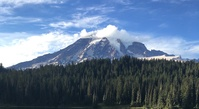
#> input picture images/mt-rainier.jpg, 199 x 109 px, shrunk from 700 x 382 before the run, found by its file name
$ python sepia_filter.py
#> lines starting #> are read from the running program, lines starting #| are printed output that depends on the picture
#> the answer given: images/mt-rainier.jpg
### simpleimage.py
#!/usr/bin/env python3

"""
Stanford CS106AP SimpleImage

Written by Nick Parlante, Sonja Johnson-Yu, and Nick Bowman.
 -7/2019  version, has file reading, pix, foreach, hidden get/setpix

SimpleImage Features:
Create image:
  image = SimpleImage.blank(400, 200)   # create new image of size
  image = SimpleImage('foo.jpg')        # create from file

Access size
  image.width, image.height

Get pixel at x,y
  pix = image.get_pixel(x, y)
  # pix is RGB tuple like (100, 200, 0)

Set pixel at x,y
  image.set_pixel(x, y, pix)   # set data by tuple also

Get Pixel object at x,y
  pixel = image.get_pixel(x, y)
  pixel.red = 0
  pixel.blue = 255

Show image on screen
  image.show()

The main() function below demonstrates the above functions as a test.
"""

import sys
# If the following line fails, "Pillow" needs to be installed
from PIL import Image


def clamp(num):
    """
    Return a "clamped" version of the given num,
    converted to be an int limited to the range 0..255 for 1 byte.
    """
    num = int(num)
    if num < 0:
        return 0
    if num >= 256:
        return 255
    return num


class Pixel(object):
    """
    A pixel at an x,y in a SimpleImage.
    Supports set/get .red .green .blue
    and get .x .y
    """
    def __init__(self, image, x, y):
        self.image = image
        self._x = x
        self._y = y

    def __str__(self):
        return 'r:' + str(self.red) + ' g:' + str(self.green) + ' b:' + str(self.blue)

    # Pillow image stores each pixel color as a (red, green, blue) tuple.
    # So the functions below have to unpack/repack the tuple to change anything.

    @property
    def red(self):
        return self.image.px[self._x, self._y][0]

    @red.setter
    def red(self, value):
        rgb = self.image.px[self._x, self._y]
        self.image.px[self._x, self._y] = (clamp(value), rgb[1], rgb[2])

    @property
    def green(self):
        return self.image.px[self._x, self._y][1]

    @green.setter
    def green(self, value):
        rgb = self.image.px[self._x, self._y]
        self.image.px[self._x, self._y] = (rgb[0], clamp(value), rgb[2])

    @property
    def blue(self):
        return self.image.px[self._x, self._y][2]

    @blue.setter
    def blue(self, value):
        rgb = self.image.px[self._x, self._y]
        self.image.px[self._x, self._y] = (rgb[0], rgb[1], clamp(value))

    @property
    def x(self):
        return self._x

    @property
    def y(self):
        return self._y


# color tuples for background color names 'red' 'white' etc.
BACK_COLORS = {
    'white': (255, 255, 255),
    'black': (0, 0, 0),
    'red': (255, 0, 0),
    'green': (0, 255, 0),
    'blue': (0, 0, 255),
}


class SimpleImage(object):
    def __init__(self, filename, width=0, height=0, back_color=None):
        """
        Create a new image. This case works: SimpleImage('foo.jpg')
        To create a blank image use SimpleImage.blank(500, 300)
        The other parameters here are for internal/experimental use.
        """
#> called with filename = 'images/images/mt-rainier.jpg', width = 0, height = 0
        # Create pil_image either from file, or making blank
        if filename:
            self.pil_image = Image.open(filename).convert("RGB")
#> self.pil_image is the input picture: PIL image 199x109 RGB; mean R, G, B 93.7, 114.9, 141.5
            if self.pil_image.mode != 'RGB':
                raise Exception('Image file is not RGB')
            self._filename = filename  # hold onto
        else:
            if not back_color:
                back_color = 'white'
            color_tuple = BACK_COLORS[back_color]
            if width == 0 or height == 0:
                raise Exception('Creating blank image requires width/height but got {} {}'
                                .format(width, height))
            self.pil_image = Image.new('RGB', (width, height), color_tuple)
        self.px = self.pil_image.load()
        size = self.pil_image.size
#> size = (199, 109)
        self._width = size[0]
#> self._width = 199
        self._height = size[1]
#> self._height = 109
        self.curr_x = 0
        self.curr_y = 0

    def __iter__(self):
        return self

    # [26 lines left out: functions __next__, increment_curr_counters, blank, file, not called in this run]

    @property
    def width(self):
        """Width of image in pixels."""
        return self._width

    @property
    def height(self):
        """Height of image in pixels."""
        return self._height

    def get_pixel(self, x, y):
        """
        Returns a Pixel at the given x,y, suitable for getting/setting
        .red .green .blue values.
        """
        if x < 0 or x >= self._width or y < 0 or y >= self.height:
            e = Exception('get_pixel bad coordinate x %d y %d (vs. image width %d height %d)' %
                          (x, y, self._width, self.height))
            raise e
        return Pixel(self, x, y)

    # [14 lines left out: functions set_pixel, set_rgb, not called in this run]

    def _get_pix_(self, x, y):
        """Get pix RGB tuple (200, 100, 50) for the given x,y."""
        return self.px[x, y]

    def _set_pix_(self, x, y, pix):
        """Set the given pix RGB tuple into the image at the given x,y."""
        self.px[x, y] = pix

    def show(self):
        """Displays the image using an external utility."""
        self.pil_image.show()

    # [39 lines left out: functions make_as_big_as, main, not called in this run]


# [2 lines that do not run on import are left out]

### sepia_filter.py
from simpleimage import SimpleImage

def main():
    image_name = input('enter an image name: ')
    image = SimpleImage('images/' + image_name)
    image.show()
    for y in range(image.height):
        for x in range(image.width):
            pixel = image.get_pixel(x, y)
            sepia_pixel(pixel)
    image.show()
#> in show (call 2), `self.pil_image.show()`:
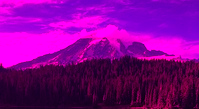
#> shown: PIL image 199x109 RGB; mean R, G, B 129.2, 0, 142.5

def sepia_pixel(pixel):
    R = pixel.red
    G = pixel.green
    B = pixel.blue
    pixel.red = R * 1.5
    pixel.green = 0 * G
    pixel.blue = B + 1.5
'''
    def sepia_pixel(pixel):
        R = pixel.red
        G = pixel.green
        B = pixel.blue
        pixel.red = 0.393 * R + 0.769 * G + 0.189 * B
        pixel.green = 0.349 * R + 0.686 * G + 0.168 * B
        pixel.blue = 0.272 * R + 0.534 * G + 0.131 * B
'''
if __name__ == '__main__':
    main()

$ run again, on images/simba-sq.jpg
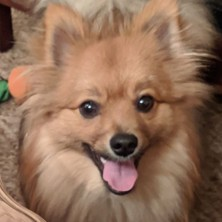
#> input picture images/simba-sq.jpg, 222 x 222 px, found by its file name
#> in __init__, self.pil_image is the input picture: PIL image 222x222 RGB; mean R, G, B 144.6, 111, 89.3
#> in show (call 2), `self.pil_image.show()`:
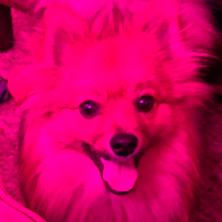
#> shown: PIL image 222x222 RGB; mean R, G, B 203.5, 0, 90.3
